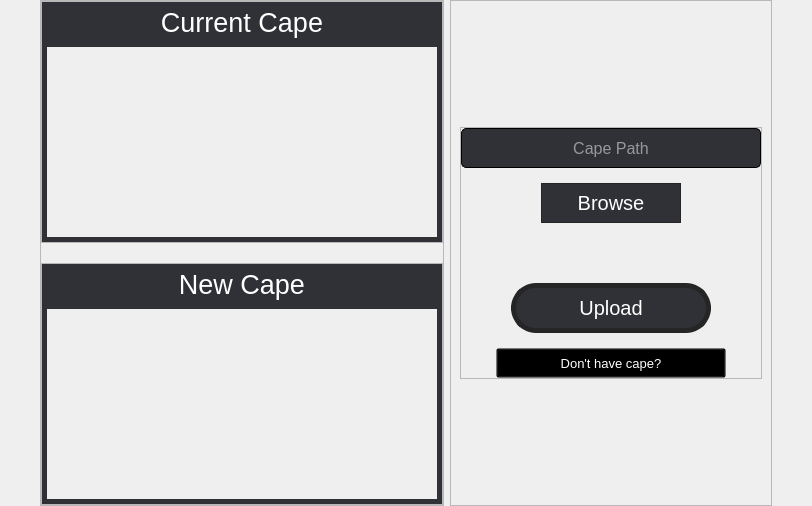
             <widget class="QWidget" name="scrollAreaWidgetContents_4">
              <property name="geometry">
               <rect>
                <x>0</x>
                <y>0</y>
                <width>809</width>
                <height>500</height>
               </rect>
              </property>
              <property name="styleSheet">
               <string notr="true"/>
              </property>
              <layout class="QHBoxLayout" name="horizontalLayout_12">
               <property name="leftMargin">
                <number>40</number>
               </property>
               <property name="topMargin">
                <number>0</number>
               </property>
               <property name="rightMargin">
                <number>40</number>
               </property>
               <property name="bottomMargin">
                <number>0</number>
               </property>
               <item alignment="Qt::AlignHCenter|Qt::AlignVCenter">
                <widget class="QFrame" name="frame_19">
                 <property name="frameShape">
                  <enum>QFrame::StyledPanel</enum>
                 </property>
                 <property name="frameShadow">
                  <enum>QFrame::Raised</enum>
                 </property>
                 <layout class="QVBoxLayout" name="verticalLayout_25">
                  <property name="spacing">
                   <number>20</number>
                  </property>
                  <property name="leftMargin">
                   <number>0</number>
                  </property>
                  <property name="topMargin">
                   <number>0</number>
                  </property>
                  <property name="rightMargin">
                   <number>0</number>
                  </property>
                  <property name="bottomMargin">
                   <number>0</number>
                  </property>
                  <item alignment="Qt::AlignVCenter">
                   <widget class="QFrame" name="frame_21">
                    <property name="frameShape">
                     <enum>QFrame::StyledPanel</enum>
                    </property>
                    <property name="frameShadow">
                     <enum>QFrame::Raised</enum>
                    </property>
                    <layout class="QVBoxLayout" name="verticalLayout_20">
                     <property name="spacing">
                      <number>0</number>
                     </property>
                     <property name="leftMargin">
                      <number>0</number>
                     </property>
                     <property name="topMargin">
                      <number>0</number>
                     </property>
                     <property name="rightMargin">
                      <number>0</number>
                     </property>
                     <property name="bottomMargin">
                      <number>0</number>
                     </property>
                     <item>
                      <widget class="QLabel" name="label_6">
                       <property name="minimumSize">
                        <size>
                         <width>400</width>
                         <height>40</height>
                        </size>
                       </property>
                       <property name="maximumSize">
                        <size>
                         <width>550</width>
                         <height>40</height>
                        </size>
                       </property>
                       <property name="styleSheet">
                        <string notr="true">color:white;
background-color:rgb(47, 49, 54);
font:20pt;
border-radius:0px;</string>
                       </property>
                       <property name="text">
                        <string>Current Cape</string>
                       </property>
                       <property name="alignment">
                        <set>Qt::AlignCenter</set>
                       </property>
                      </widget>
                     </item>
                     <item>
                      <widget class="QLabel" name="currentCape">
                       <property name="minimumSize">
                        <size>
                         <width>400</width>
                         <height>200</height>
                        </size>
                       </property>
                       <property name="maximumSize">
                        <size>
                         <width>550</width>
                         <height>300</height>
                        </size>
                       </property>
                       <property name="styleSheet">
                        <string notr="true">border:5px solid rgb(47, 49, 54);
border-radius:0px;
color:rgb(255, 0, 255);
font: 15pt</string>
                       </property>
                       <property name="text">
                        <string/>
                       </property>
                       <property name="scaledContents">
                        <bool>true</bool>
                       </property>
                       <property name="alignment">
                        <set>Qt::AlignCenter</set>
                       </property>
                       <property name="textInteractionFlags">
                        <set>Qt::NoTextInteraction</set>
                       </property>
                      </widget>
                     </item>
                    </layout>
                   </widget>
                  </item>
                  <item alignment="Qt::AlignVCenter">
                   <widget class="QFrame" name="frame_22">
                    <property name="frameShape">
                     <enum>QFrame::StyledPanel</enum>
                    </property>
                    <property name="frameShadow">
                     <enum>QFrame::Raised</enum>
                    </property>
                    <layout class="QVBoxLayout" name="verticalLayout_24">
                     <property name="spacing">
                      <number>0</number>
                     </property>
                     <property name="leftMargin">
                      <number>0</number>
                     </property>
                     <property name="topMargin">
                      <number>0</number>
                     </property>
                     <property name="rightMargin">
                      <number>0</number>
                     </property>
                     <property name="bottomMargin">
                      <number>0</number>
                     </property>
                     <item>
                      <widget class="QLabel" name="label_10">
                       <property name="minimumSize">
                        <size>
                         <width>400</width>
                         <height>40</height>
                        </size>
                       </property>
                       <property name="maximumSize">
                        <size>
                         <width>550</width>
                         <height>40</height>
                        </size>
                       </property>
                       <property name="styleSheet">
                        <string notr="true">color:white;
background-color:rgb(47, 49, 54);
font:20pt;
border-radius:0px;</string>
                       </property>
                       <property name="text">
                        <string>New Cape</string>
                       </property>
                       <property name="alignment">
                        <set>Qt::AlignCenter</set>
                       </property>
                      </widget>
                     </item>
                     <item>
                      <widget class="QLabel" name="newCape">
                       <property name="minimumSize">
                        <size>
                         <width>400</width>
                         <height>200</height>
                        </size>
                       </property>
                       <property name="maximumSize">
                        <size>
                         <width>550</width>
                         <height>300</height>
                        </size>
                       </property>
                       <property name="styleSheet">
                        <string notr="true">border:5px solid rgb(47, 49, 54);
border-radius:0px;
color:rgb(255, 0, 255);
font: 15pt</string>
                       </property>
                       <property name="text">
                        <string/>
                       </property>
                       <property name="scaledContents">
                        <bool>true</bool>
                       </property>
                       <property name="alignment">
                        <set>Qt::AlignCenter</set>
                       </property>
                       <property name="textInteractionFlags">
                        <set>Qt::NoTextInteraction</set>
                       </property>
                      </widget>
                     </item>
                    </layout>
                   </widget>
                  </item>
                 </layout>
                </widget>
               </item>
               <item>
                <widget class="QFrame" name="frame_20">
                 <property name="frameShape">
                  <enum>QFrame::StyledPanel</enum>
                 </property>
                 <property name="frameShadow">
                  <enum>QFrame::Raised</enum>
                 </property>
                 <layout class="QGridLayout" name="gridLayout_6">
                  <item row="0" column="0" alignment="Qt::AlignHCenter|Qt::AlignVCenter">
                   <widget class="QFrame" name="frame_23">
                    <property name="frameShape">
                     <enum>QFrame::StyledPanel</enum>
                    </property>
                    <property name="frameShadow">
                     <enum>QFrame::Raised</enum>
                    </property>
                    <layout class="QVBoxLayout" name="verticalLayout_26" stretch="0,0,0,0,0">
                     <property name="spacing">
                      <number>15</number>
                     </property>
                     <property name="leftMargin">
                      <number>0</number>
                     </property>
                     <property name="topMargin">
                      <number>0</number>
                     </property>
                     <property name="rightMargin">
                      <number>0</number>
                     </property>
                     <property name="bottomMargin">
                      <number>0</number>
                     </property>
                     <item alignment="Qt::AlignHCenter">
                      <widget class="QLineEdit" name="browseCapeLE">
                       <property name="enabled">
                        <bool>true</bool>
                       </property>
                       <property name="sizePolicy">
                        <sizepolicy hsizetype="Preferred" vsizetype="Preferred">
                         <horstretch>0</horstretch>
                         <verstretch>0</verstretch>
                        </sizepolicy>
                       </property>
                       <property name="minimumSize">
                        <size>
                         <width>300</width>
                         <height>40</height>
                        </size>
                       </property>
                       <property name="maximumSize">
                        <size>
                         <width>300</width>
                         <height>40</height>
                        </size>
                       </property>
                       <property name="styleSheet">
                        <string notr="true">border-radius:5px;
background-color:rgb(47, 49, 54);
border:1px solid black;
color:white;
font:12pt;</string>
                       </property>
                       <property name="alignment">
                        <set>Qt::AlignCenter</set>
                       </property>
                       <property name="readOnly">
                        <bool>false</bool>
                       </property>
                       <property name="placeholderText">
                        <string>Cape Path</string>
                       </property>
                      </widget>
                     </item>
                     <item alignment="Qt::AlignHCenter">
                      <widget class="QPushButton" name="browseCapBtn">
                       <property name="sizePolicy">
                        <sizepolicy hsizetype="Preferred" vsizetype="Preferred">
                         <horstretch>0</horstretch>
                         <verstretch>0</verstretch>
                        </sizepolicy>
                       </property>
                       <property name="minimumSize">
                        <size>
                         <width>140</width>
                         <height>40</height>
                        </size>
                       </property>
                       <property name="maximumSize">
                        <size>
                         <width>140</width>
                         <height>40</height>
                        </size>
                       </property>
                       <property name="cursor">
                        <cursorShape>PointingHandCursor</cursorShape>
                       </property>
                       <property name="styleSheet">
                        <string notr="true">QPushButton {
background-color: rgb(47, 49, 54);
border:1px solid rgb(37, 37, 37);
border-radius:0px;
color:white;
font:15pt;
}
QPushButton:hover {
background-color:rgb(37, 37, 37);

}</string>
                       </property>
                       <property name="text">
                        <string>Browse</string>
                       </property>
                      </widget>
                     </item>
                     <item alignment="Qt::AlignHCenter">
                      <widget class="QLabel" name="uploadCapeFb">
                       <property name="minimumSize">
                        <size>
                         <width>260</width>
                         <height>30</height>
                        </size>
                       </property>
                       <property name="maximumSize">
                        <size>
                         <width>260</width>
                         <height>30</height>
                        </size>
                       </property>
                       <property name="styleSheet">
                        <string notr="true">color:white;
font:12pt;</string>
                       </property>
                       <property name="text">
                        <string/>
                       </property>
                       <property name="alignment">
                        <set>Qt::AlignCenter</set>
                       </property>
                      </widget>
                     </item>
                     <item alignment="Qt::AlignHCenter">
                      <widget class="QPushButton" name="uploadCapeBtn">
                       <property name="sizePolicy">
                        <sizepolicy hsizetype="Preferred" vsizetype="Preferred">
                         <horstretch>0</horstretch>
                         <verstretch>0</verstretch>
                        </sizepolicy>
                       </property>
                       <property name="minimumSize">
                        <size>
                         <width>200</width>
                         <height>50</height>
                        </size>
                       </property>
                       <property name="maximumSize">
                        <size>
                         <width>200</width>
                         <height>50</height>
                        </size>
                       </property>
                       <property name="cursor">
                        <cursorShape>PointingHandCursor</cursorShape>
                       </property>
                       <property name="styleSheet">
                        <string notr="true">QPushButton {
background-color: rgb(47, 49, 54);
border:5px solid rgb(37, 37, 37);
border-radius:25px;
color:white;
font:15pt;
}
QPushButton:hover {
background-color:rgb(37, 37, 37);

}</string>
                       </property>
                       <property name="text">
                        <string>Upload</string>
                       </property>
                      </widget>
                     </item>
                     <item alignment="Qt::AlignHCenter">
                      <widget class="QPushButton" name="webCapeBtn">
                       <property name="sizePolicy">
                        <sizepolicy hsizetype="Preferred" vsizetype="Preferred">
                         <horstretch>0</horstretch>
                         <verstretch>0</verstretch>
                        </sizepolicy>
                       </property>
                       <property name="minimumSize">
                        <size>
                         <width>230</width>
                         <height>30</height>
                        </size>
                       </property>
                       <property name="maximumSize">
                        <size>
                         <width>230</width>
                         <height>30</height>
                        </size>
                       </property>
                       <property name="cursor">
                        <cursorShape>PointingHandCursor</cursorShape>
                       </property>
                       <property name="styleSheet">
                        <string notr="true">QPushButton {
color:white;
font:10pt;
outline:none;
background-color:transparent;;
}
QPushButton:hover {
color:rgb(107, 125, 145);
text-decoration: underline;
}</string>
                       </property>
                       <property name="text">
                        <string>Don't have cape?</string>
                       </property>
                      </widget>
                     </item>
                    </layout>
                   </widget>
                  </item>
                 </layout>
                </widget>
               </item>
              </layout>
             </widget>
